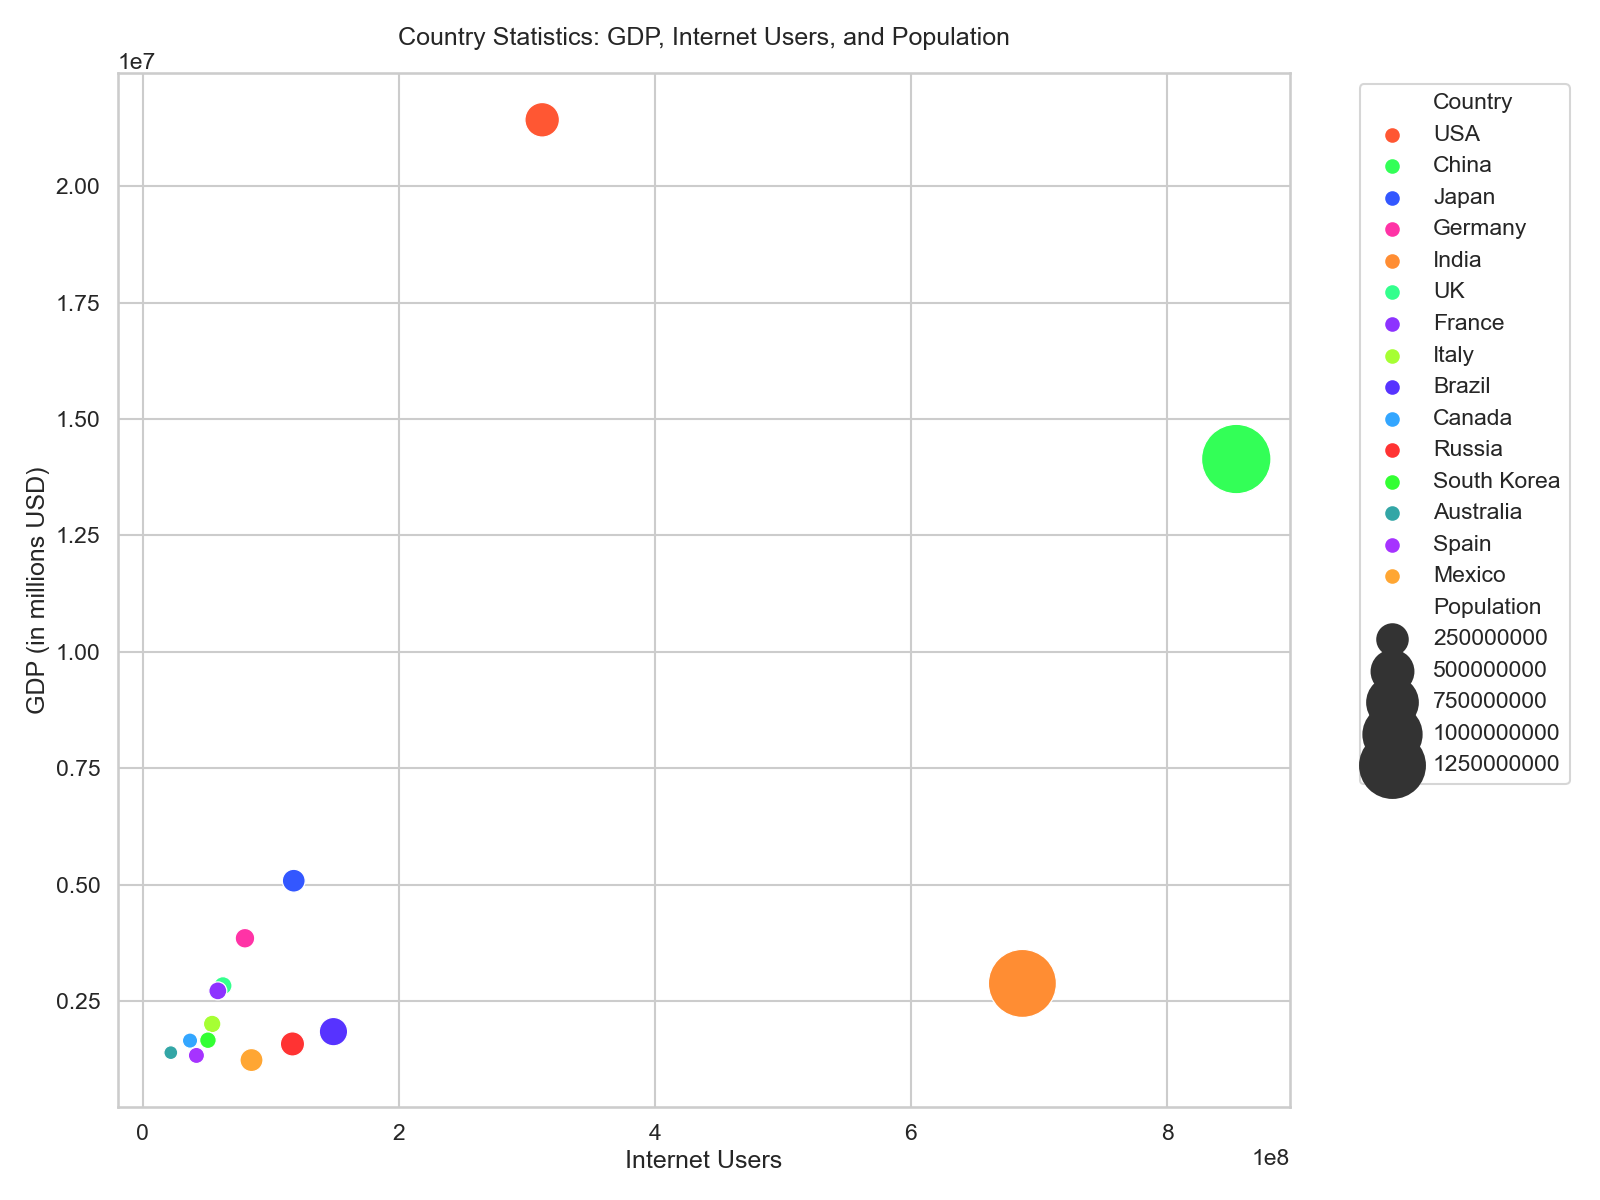

Python code for this plot:

import pandas as pd
import seaborn as sns
import matplotlib.pyplot as plt

# Define the dataset
data = {
    "Country": ["USA", "China", "Japan", "Germany", "India", 
                "UK", "France", "Italy", "Brazil", "Canada",
                "Russia", "South Korea", "Australia", "Spain", "Mexico"],
    "GDP": [21427700, 14140163, 5081770, 3845630, 2875142, 
            2825208, 2715518, 2005004, 1839758, 1647000,
            1575267, 1655608, 1388272, 1328549, 1228908],
    "InternetUsers": [312000000, 854000000, 118000000, 79900000, 687000000, 
                      62700000, 58700000, 54300000, 149000000, 37000000,
                      117000000, 51000000, 22000000, 42000000, 85000000],
    "Population": [331000000, 1439323776, 126476461, 83783942, 1380004385, 
                   67886011, 65273511, 60461826, 212559417, 37742154,
                   145934462, 51269185, 25499884, 46754778, 128932753]
}

df = pd.DataFrame(data)

# Define the seaborn style
sns.set_context("talk")
sns.set_style("whitegrid")

# Plotting
plt.figure(figsize=(16, 12))
bubble_chart = sns.scatterplot(
    data=df, 
    x="InternetUsers", 
    y="GDP", 
    hue="Country", 
    size="Population",
    sizes=(100, 2500),
    palette=["#FF5733", "#33FF57", "#3357FF", "#FF33A6", "#FF8D33",
             "#33FF8D", "#8D33FF", "#A6FF33", "#5733FF", "#33A6FF",
             "#FF3333", "#33FF33", "#33A6A6", "#A633FF", "#FFA633"]
).set_title('Country Statistics: GDP, Internet Users, and Population', pad=20)

# Modify axes labels
plt.xlabel("Internet Users")
plt.ylabel("GDP (in millions USD)")
plt.legend(bbox_to_anchor=(1.05, 1), loc=2)
plt.tight_layout()
plt.show()
